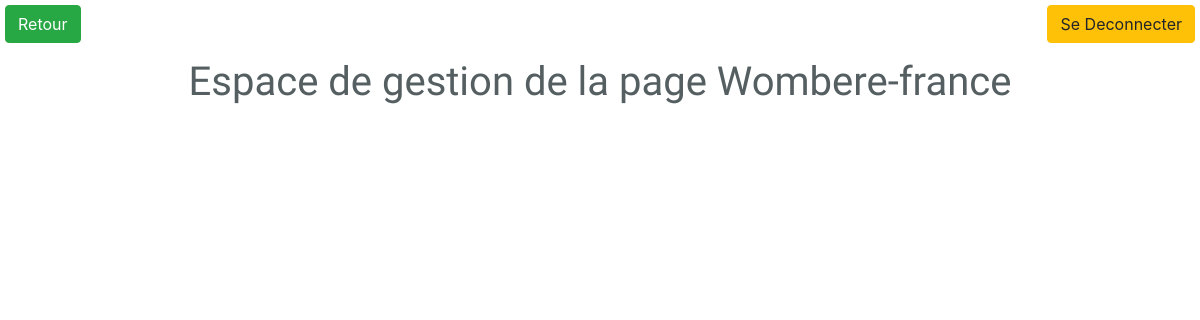
The page /admin/wombere-france-guinee/wombere-france-guinee.php?page=wombere-france (signed in) on the database as committed earlier.
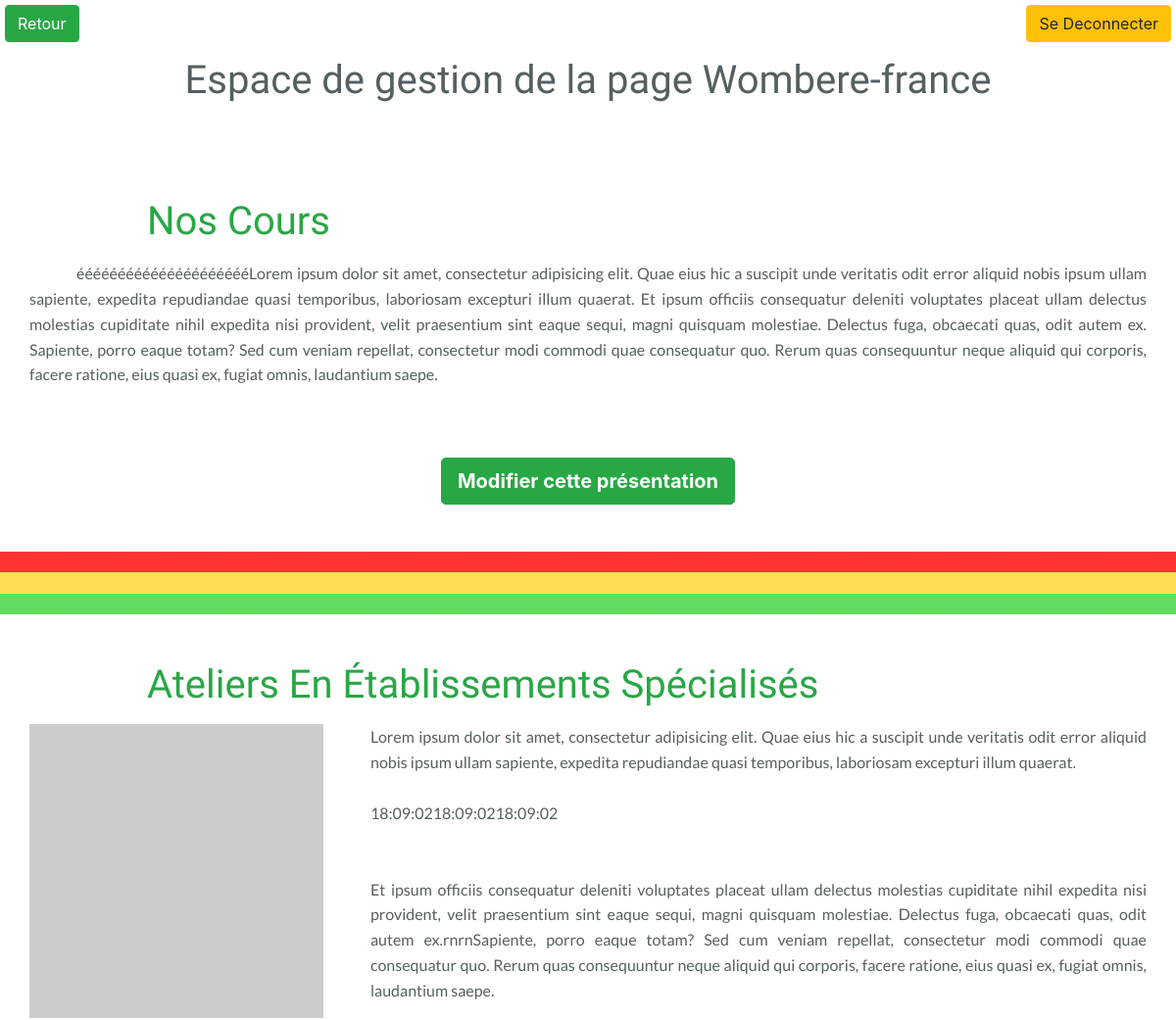
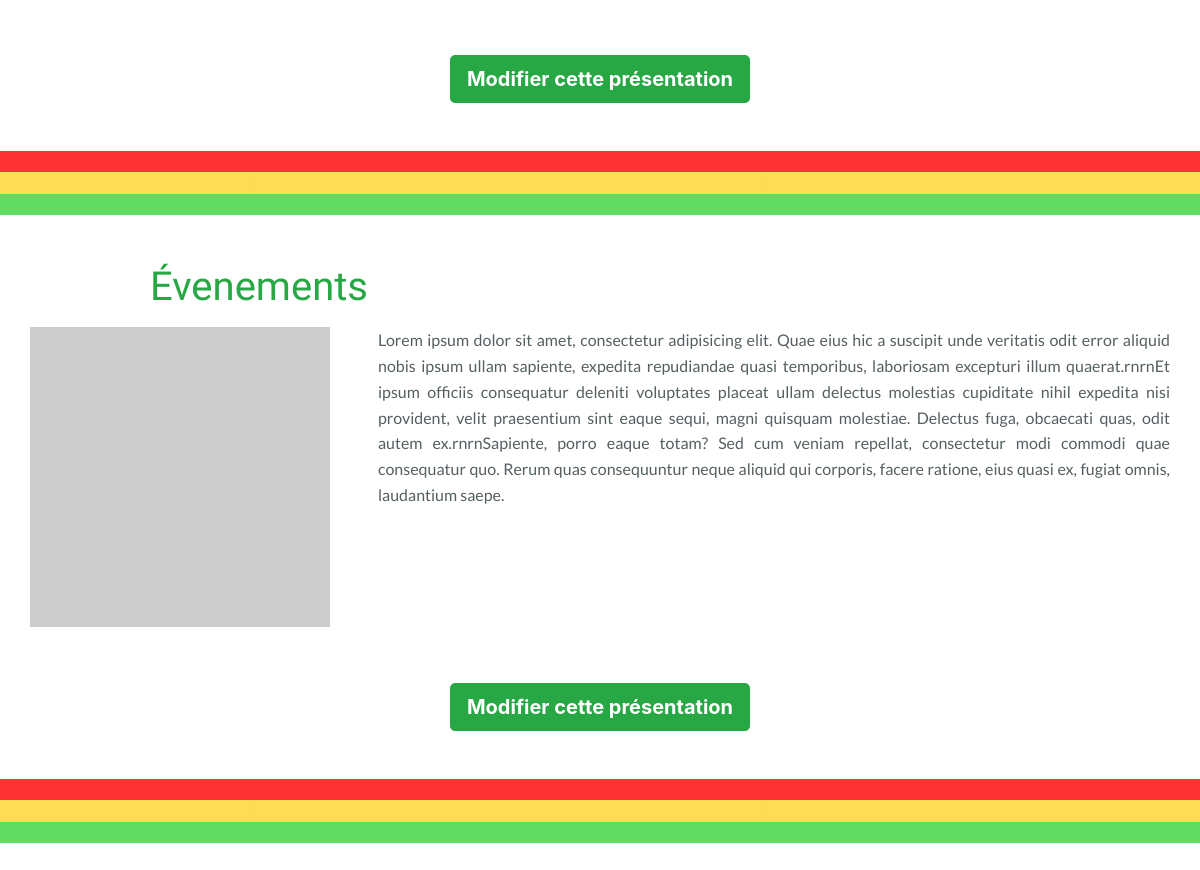
The same page on the database as committed later (2 pictures, top to bottom).
### tables this page shows
CREATE TABLE IF NOT EXISTS `wb_wombere_france_guinee` (
  `id_section` int(11) NOT NULL AUTO_INCREMENT,
  `titre_section` varchar(255) NOT NULL,
  `contenu_section` longtext NOT NULL,
  `img_section` varchar(255) NOT NULL,
  `page` varchar(255) NOT NULL,
  PRIMARY KEY (`id_section`)
);

### admin/wombere-france-guinee/wombere-france-guinee.php (the view, shortened to what this page needs)
<?php
if ($_SESSION['admin'] === "administrateur" and !empty($_SESSION['login'])){
require '../config/db.php';
$page = $_GET['page'];
$req=$db->prepare("SELECT * FROM wb_wombere_france_guinee WHERE page = :page");
     $req->bindParam('page', $page, PDO::PARAM_STR);
                    $req->execute();
	$sections=$req->fetchAll(PDO::FETCH_OBJ);
}
    ?>
   <!DOCTYPE html>
   <html lang="fr">
   <head>
        <?php
            require_once '../includes/css-head.php';
        ?>
   </head>
   <body>
       <?php
        require_once '../includes/function.php';
       buttonReturn('../admin.php#wombere-france-guinee');
       headerAdmin ('Espace de gestion de la page '.ucwords($page));
       ?>
    <?php
       foreach ($sections as $section){
    ?>
           <section id="<?= $section->id_section;?>" class="my-5">
       <h2 class="h1 text-left w-75 mx-auto text-success text-capitalize mb-3"><?= $section->titre_section  ?></h2>
        <div class="container">
            <div class="section">
                <div class="row">
                  <div>
                   <div class="d-none d-lg-block float-lg-left mr-5" style="max-width:420px;">
                    <img src="../../assets/img/<?= $section->img_section ?>" alt="" class="img-fluid">
                    </div>
                    <p class="text-justify"><?= $section->contenu_section ?></p>
                    </div>
                </div>
            </div>
        </div>
    </section>
          <div class="w-100 text-center mt-3">
                                <a href="wombere-france-guinee-modif.php?p=<?= $section->id_section ?>&page=<?= $page ?>" class="btn btn-success btn-lg mt-2 font-weight-bold">
                                    Modifier cette présentation
                                </a>
                                <br>
                            </div>
    <div class="w-100 hr-guinea-flag my-5"></div>
           <?php
       }
            ?>
   </body>
   </html>

### admin/includes/css-head.php (shortened to what this page needs)
<?php
echo '
<meta http-equiv="X-UA-Compatible" content="IE=edge">
    <meta name="viewport" content="width=device-width, initial-scale=1, shrink-to-fit=no">
    <link rel="icon" href="../../favicon.ico" type="image/x-icon">
    <link rel="stylesheet" href="../assets/css/bootstrap.css">
    <link rel="stylesheet" href="https://use.fontawesome.com/releases/v5.0.10/css/all.css">
    <link href="../assets/css/style.css" rel="stylesheet">
    '
?>

### admin/includes/function.php (shortened to what this page needs)
<?php
function buttonReturn ($chemin){
    echo'<div style="position:fixed;left:5px; top:5px; z-index:20">';
    echo'<a href="'.$chemin.'" class="btn btn-success">Retour</a>';
    echo'</div>';
    echo'<div style="position:fixed;right:5px; top:5px; z-index:20">';
    echo'<a href="../logout.php" class="btn btn-warning">Se Deconnecter</a>';
    echo'</div>';
}
function headerAdmin ($nom){
    echo'<header>';
    echo'<div class="row text-center mt-3">';
    echo'<div class="col-12 ">';
    echo'</div>';
    echo'<div class="col-12">';
    echo'<h1 class=" mt-3 mb-5">'.$nom.'</h1>';
    echo'</div>';
    echo'</div>';
    echo'</header>';
}
?>

### admin/assets/css/style.css (style rules this page uses)
html { font-size: 1rem; }
body { color: #555F61; line-height: 1.61803398875; max-width: 1920px; margin:0 auto; }
h1, h2, h3, h4, h5, h6 { font-family:'Fresca' !important }
span, p, li:not(.nav-item ) { font-family: 'Lato'; }
.hr-guinea-flag { height: 2em }
.hr-guinea-flag { background-image: linear-gradient(to bottom, rgba(254, 0, 0, .8) 0, rgba(254, 0, 0, .8) 33.33%, rgba(254, 212, 42, .8) 33.33%, rgba(254, 212, 42, .8) 66.66%, rgba(57, 211, 58, .8) 66.66%, rgba(57, 211, 58, .8) 100%); height: 4em; }

Rows that differ between the two databases and show on the page:
added wb_wombere_france_guinee: titre_section "Nos Cours", contenu_section "éééééééééééééééééééééLorem ipsum dolor sit amet, consectetur adipisicing elit. Quae eius hic a suscipit unde veritatis odit error aliquid nobis ipsum ullam sapiente, expedita repudiandae quasi temporibus, laboriosam excepturi illum quaerat. Et ipsum officiis consequatur deleniti voluptates placeat ullam delectus molestias cupiditate nihil expedita nisi provident, velit praesentium sint eaque sequi, magni quisquam molestiae. Delectus fuga, obcaecati quas, odit autem ex. Sapiente, porro eaque totam? Sed cum veniam repellat, consectetur modi commodi quae consequatur quo. Rerum quas consequuntur neque aliquid qui corporis, facere ratione, eius quasi ex, fugiat omnis, laudantium saepe."
added wb_wombere_france_guinee: titre_section "Ateliers En Établissements Spécialisés", contenu_section "Lorem ipsum dolor sit amet, consectetur adipisicing elit. Quae eius hic a suscipit unde veritatis odit error aliquid nobis ipsum ullam sapiente, expedita repudiandae quasi temporibus, laboriosam excepturi illum quaerat. 18:09:0218:09:0218:09:02 Et ipsum officiis consequatur deleniti voluptates placeat ullam delectus molestias cupiditate nihil expedita nisi provident, velit praesentium sint eaque sequi, magni quisquam molestiae. Delectus fuga, obcaecati quas, odit autem ex.rnrnSapiente, porro eaque totam? Sed cum veniam repellat, consectetur modi commodi quae consequatur quo. Rerum quas consequuntur neque aliquid qui corporis, facere ratione, eius quasi ex, fugiat omnis, laudantium saepe."
added wb_wombere_france_guinee: titre_section "Évenements", contenu_section "Lorem ipsum dolor sit amet, consectetur adipisicing elit. Quae eius hic a suscipit unde veritatis odit error aliquid nobis ipsum ullam sapiente, expedita repudiandae quasi temporibus, laboriosam excepturi illum quaerat.rnrnEt ipsum officiis consequatur deleniti voluptates placeat ullam delectus molestias cupiditate nihil expedita nisi provident, velit praesentium sint eaque sequi, magni quisquam molestiae. Delectus fuga, obcaecati quas, odit autem ex.rnrnSapiente, porro eaque totam? Sed cum veniam repellat, consectetur modi commodi quae consequatur quo. Rerum quas consequuntur neque aliquid qui corporis, facere ratione, eius quasi ex, fugiat omnis, laudantium saepe."
